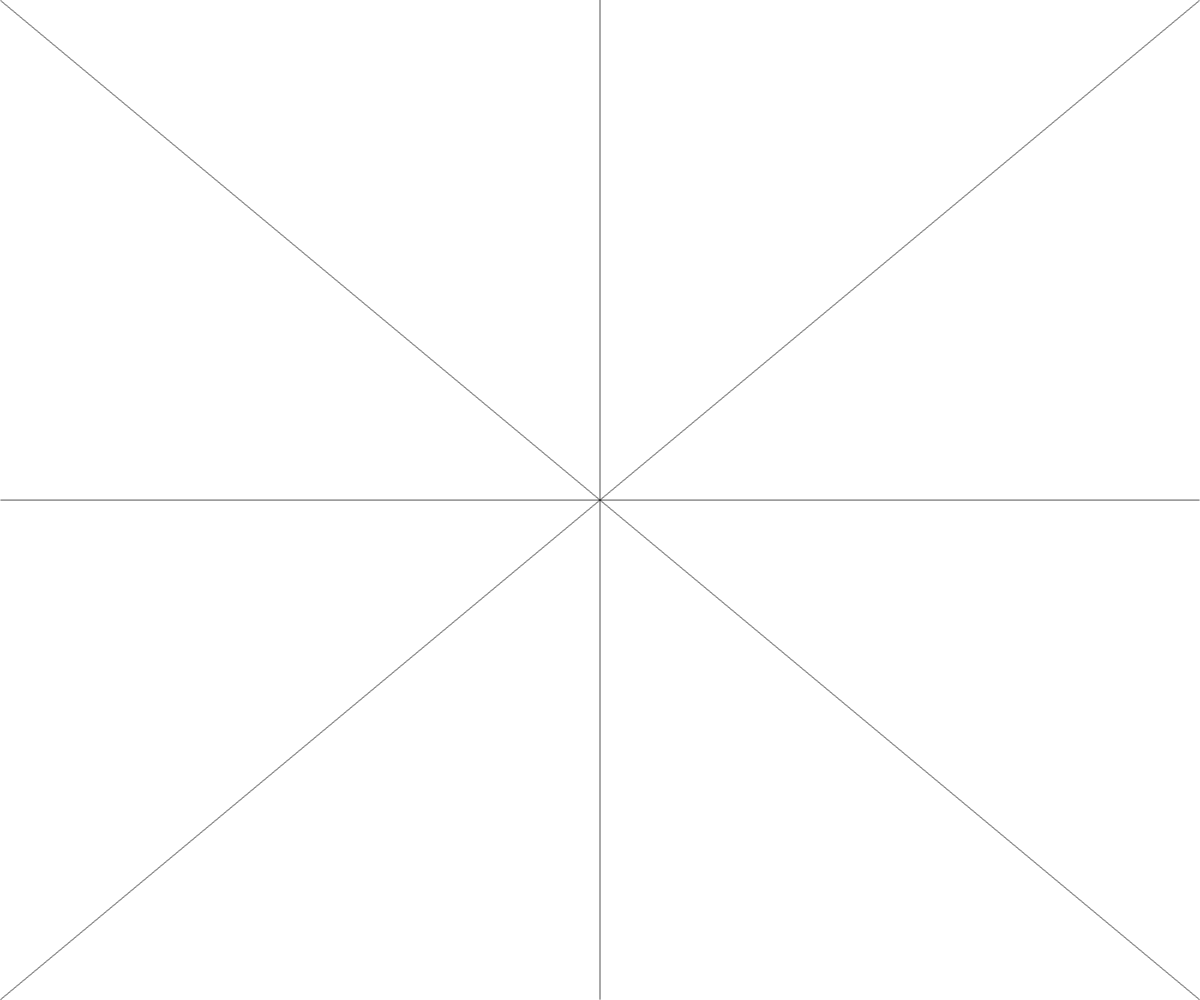
Frame 1 (no input)
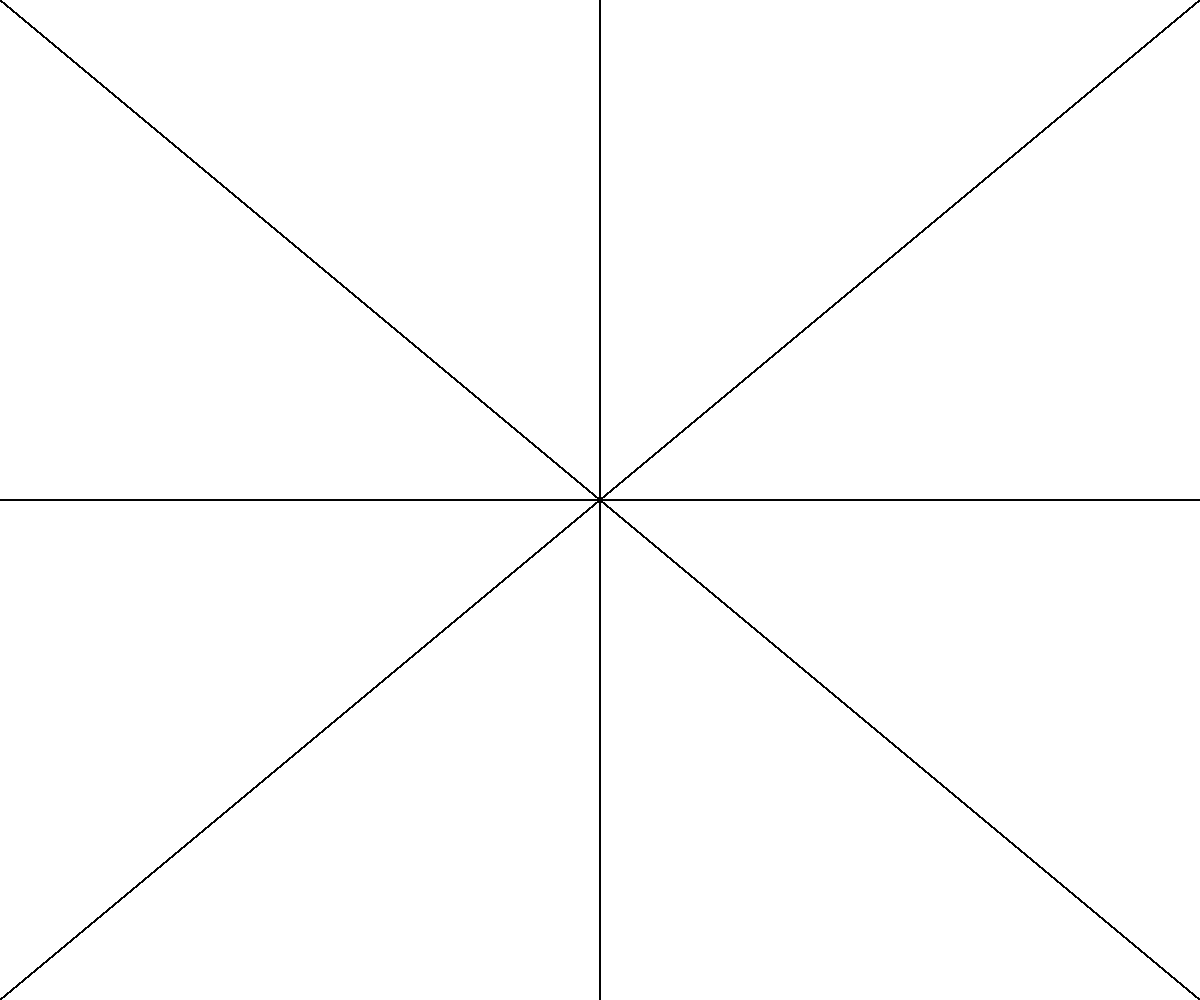
Frame 60 (no input)
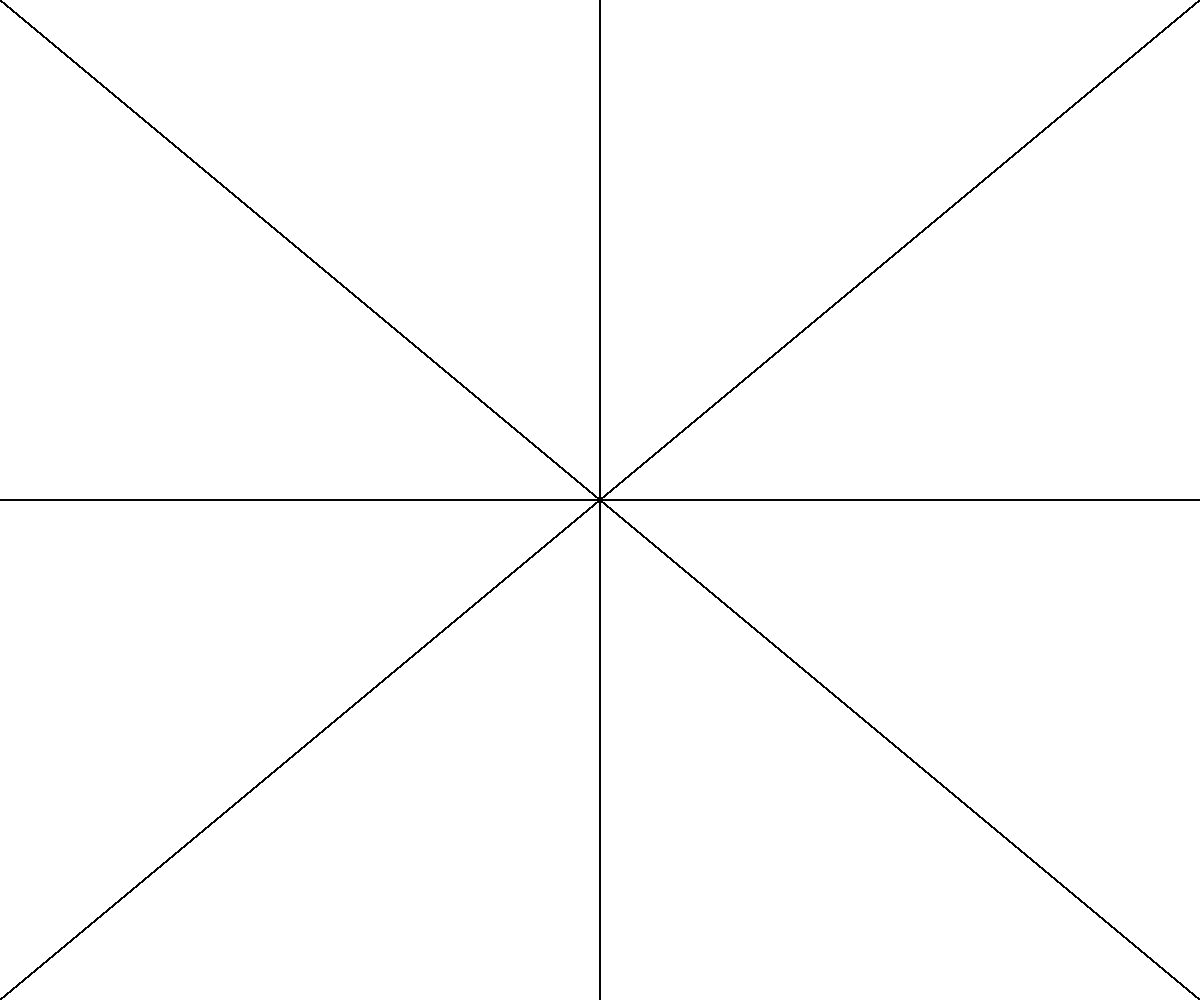
Frame 120 (the mouse pressed at the canvas centre since frame 60)

The p5.js sketch that drew these frames (run headless with seeded random() and noise() and a simulated clock; from frame 60 on, the mouse is pressed at the canvas centre):

// p5.js sketch
// ── sketch.js

function setup() 
{
	createCanvas(windowWidth, windowHeight);
}

function draw() 
{
	drawRect(0, 0, windowWidth, windowHeight)
	//drawRect(windowWidth, windowHeight, 0, 0)

	drawRect(0, windowHeight, windowWidth, 0)
	//drawRect(windowWidth, 0, 0, windowHeight)

	drawRect(0, windowHeight/2, windowWidth, windowHeight/2)
	//drawRect(windowWidth, windowHeight/2, 0, windowHeight/2)
	
	drawRect(windowWidth/2, 0, windowWidth/2, windowHeight)
	//drawRect(windowWidth/2, windowHeight, windowWidth/2, 0)
}

function drawRect(x0, y0, x1, y1)
{
	let x
	let y

	let rangoX
	let rangoY
	let auxRango

	let xAumentar
	let yAumentar

	if(x0==x1)
	{
		if(y0<y1)
		{
			x=x0
			for(y=y0; y<y1; y++)
			{
				point(x, y)	
			}
		}
		else
		{
			x=x1
			for(y=y1; y<y0; y++)
			{
				point(x, y)	
			}
		}
	}
	else
	{
		if(x0<x1)
		{
			x=x0
			y=y0

			rangoX=x1-x0
			rangoY=y1-y0
		}
		else
		{
			x=x1
			y=y1

			rangoX=x0-x1
			rangoY=y0-y1
		}
		
		if(rangoX>rangoY)
		{
			auxRango=rangoX
		}
		else 
		{
			auxRango=rangoY
		}
		
		xAumentar=rangoX/auxRango
		yAumentar=rangoY/auxRango

		for (let j=xAumentar; j<rangoX; j+=xAumentar)
		{
			x+=xAumentar;
			y+=yAumentar;

			point(x, y)
		}
	}
}
